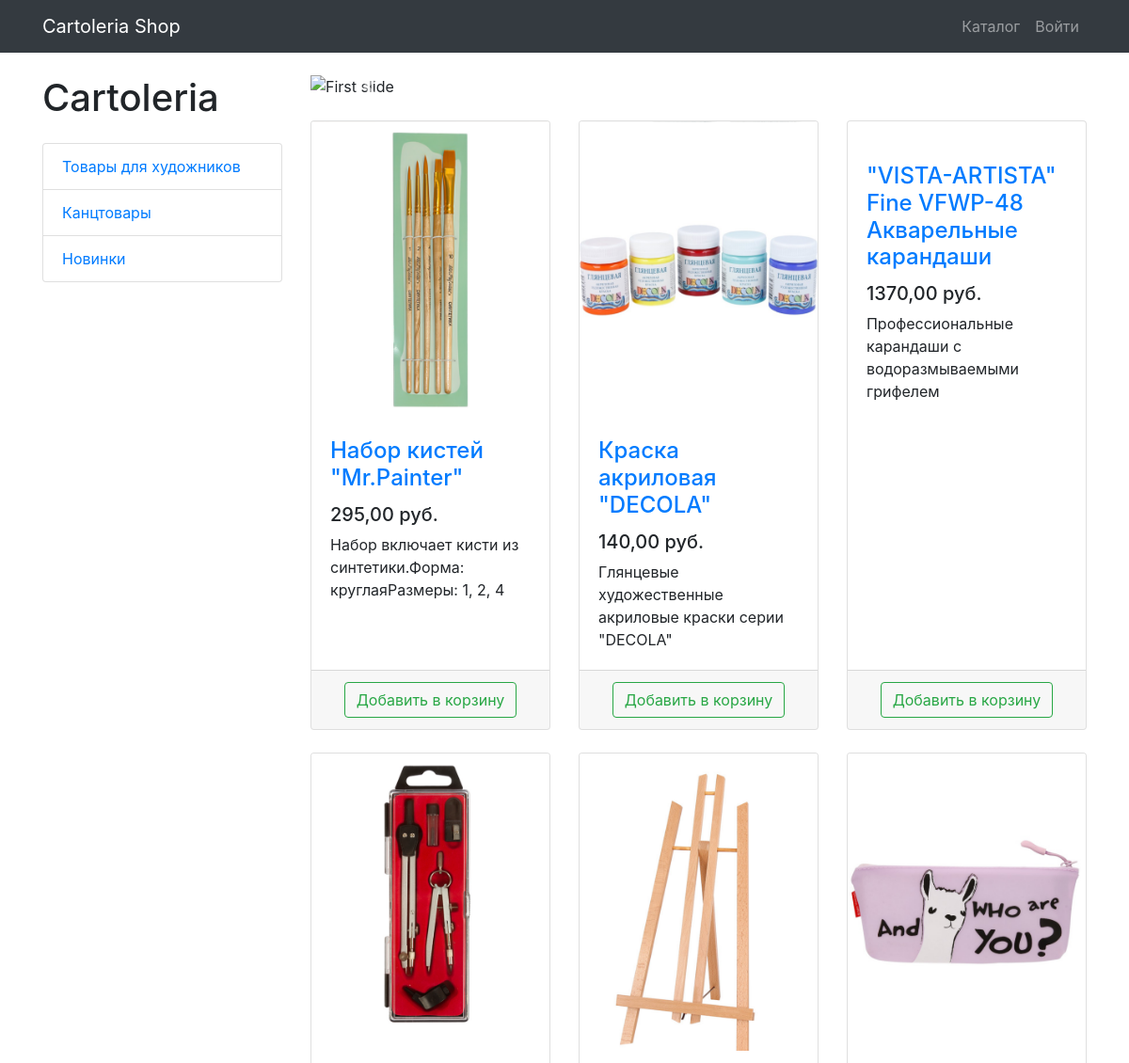
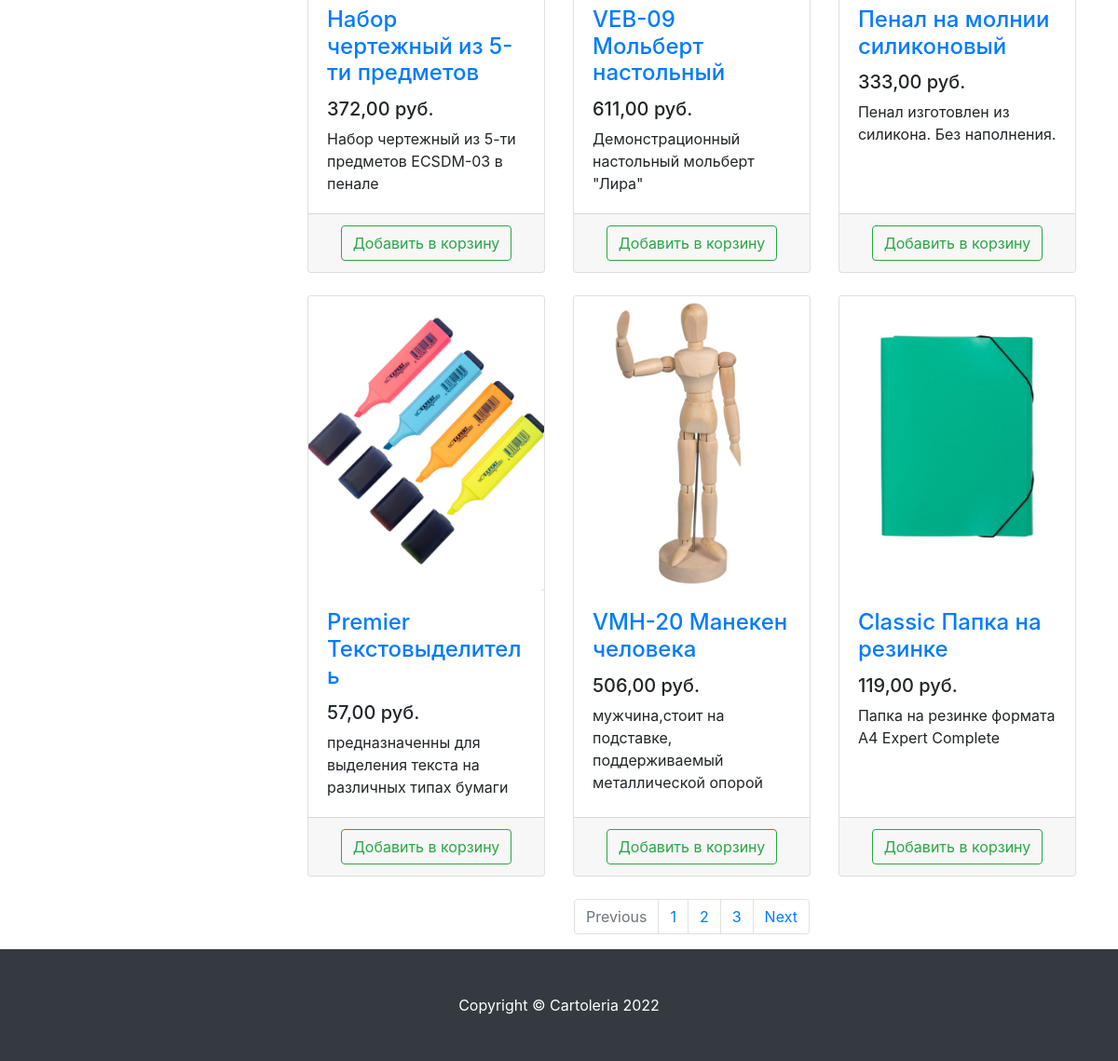
Screenshot of /products/ with the database file from the repository (2 pictures, top to bottom).
### products/models.py (models this page shows, shortened)
class ProductCategory(models.Model):  # категории товаров
    name = models.CharField(max_length=64, unique=True)
    description = models.TextField(blank=True)  # blank-поле может быть пустым
    class Meta:
        verbose_name_plural = 'Product Categories'

class Product(models.Model):  # описание продукта
    name = models.CharField(max_length=256)
    image = models.ImageField(upload_to='products_images', blank=True)
    description = models.TextField(blank=True)
    short_description = models.CharField(max_length=64, blank=True)
    price = models.DecimalField(max_digits=8, decimal_places=2, default=0)  # значение с запятой
    quantity = models.PositiveIntegerField(default=0)  # кол-во товаров не может быть отрицательным
    category = models.ForeignKey(ProductCategory,
                                 on_delete=models.CASCADE)  # что происходит с продуктами при удалении категории

### products/views.py (the view)
# urls.py: path('products/', include('products.urls', namespace='products')),
def products(request):
    context = {
        'tittle': 'Store - Магазин',
        'categories': ProductCategory.objects.all(),
        'products': Product.objects.all(),
    }
    return render(request, 'products/products.html', context)

### products/templates/products/products.html (shortened to what this page needs)
{% extends 'products/base.html' %}
{% load static%}
{% block css %}
    <link href="/static/css/products.css" rel="stylesheet">
{% endblock %}
{% block content %}
    <div class="container">
        <div class="row">
            <div class="col-lg-3">
                <h1 class="my-4">Cartoleria</h1>
                <div class="list-group">
                    {% for category in categories %}
                        <a href="#" class="list-group-item">{{ category.name }}</a>
                    {% endfor %}
                </div>
            </div>
            <div class="col-lg-9">
                <div id="carouselExampleIndicators" class="carousel slide my-4" data-ride="carousel">
                    <ol class="carousel-indicators">
                        <li data-target="#carouselExampleIndicators" data-slide-to="0" class="active"></li>
                        <li data-target="#carouselExampleIndicators" data-slide-to="1"></li>
                        <li data-target="#carouselExampleIndicators" data-slide-to="2"></li>
                    </ol>
                    <div class="carousel-inner" role="listbox">
                        <div class="carousel-item active">
                            <img class="d-block img-fluid" src="/static/vendor/img/slides/slide-1.png"
                                 alt="First slide">
                        </div>
                    </div>
                    <a class="carousel-control-prev" href="#carouselExampleIndicators" role="button" data-slide="prev">
                        <span class="carousel-control-prev-icon" aria-hidden="true"></span>
                    </a>
                    <a class="carousel-control-next" href="#carouselExampleIndicators" role="button" data-slide="next">
                        <span class="carousel-control-next-icon" aria-hidden="true"></span>
                    </a>
                </div>
                <div class="row">
                    {% for product in products %}
                        <div class="col-lg-4 col-md-6 mb-4">
                            <div class="card h-100">
                                <a href="#">
                                    <img class="card-img-top"
                                         src="/media/{{ product.image }}"
                                         alt="">
                                </a>
                                <div class="card-body">
                                    <h4 class="card-title">
                                        <a href="#">{{ product.name }}</a>
                                    </h4>
                                    <h5>{{ product.price }} руб.</h5>
                                    <p class="card-text">{{ product.short_description }}</p>
                                </div>
                                <div class="card-footer text-center">
                                    <button type="button" class="btn btn-outline-success">Добавить в корзину</button>
                                </div>
                            </div>
                        </div>
                    {% endfor %}
                </div>
                <nav aria-label="Page navigation example">
                    <ul class="pagination justify-content-center">
                        <li class="page-item disabled">
                            <a class="page-link" href="#" tabindex="-1" aria-disabled="true">Previous</a>
                        </li>
                        <li class="page-item"><a class="page-link" href="#">1</a></li>
                        <li class="page-item"><a class="page-link" href="#">2</a></li>
                        <li class="page-item"><a class="page-link" href="#">3</a></li>
                        <li class="page-item">
                            <a class="page-link" href="#">Next</a>
                        </li>
                    </ul>
                </nav>
            </div>
        </div>
    </div>
{% endblock %}
{% block footer %}
    <footer class="py-5 bg-dark">
        <div class="container">
            <p class="m-0 text-center text-white">Copyright &copy; Cartoleria 2022</p>
        </div>
    </footer>
{% endblock %}

### products/templates/products/base.html (shortened to what this page needs)
<!DOCTYPE html>
<html lang="en">
{% load static %}
<head>
    <link href="/static/vendor/bootstrap/css/bootstrap.min.css" rel="stylesheet">
    {% block css %} {% endblock %}
</head>
<body>
<nav class="navbar navbar-expand-lg navbar-dark bg-dark fixed-top">
    <div class="container">
        <a class="navbar-brand" href="{% url 'index' %}">Cartoleria Shop</a>
        <div class="collapse navbar-collapse" id="navbarResponsive">
            <ul class="navbar-nav ml-auto">
                <li class="nav-item">
                    <a class="nav-link" href="{% url 'products:index' %}">Каталог
                    </a>
                </li>
                {% if user.is_authenticated %}
                    <li class="nav-item">
                        <a class="nav-link" href="{% url 'users:profile' %}">{{ user.username }}
                            <i class="fas fa-user-circle"></i>
                        </a>
                    </li>
                    <li class="nav-item">
                        <a class="nav-link" href="{% url 'users:logout' %}">Выйти <i
                                class="fas fa-sign-out-alt"></i></a>
                    </li>
                {% else %}
                    <li class="nav-item">
                        <a class="nav-link" href="{% url 'users:login' %}">Войти </a>
                    </li>
                {% endif %}
            </ul>
        </div>
    </div>
</nav>
{% block content %} {% endblock %}
{% block footer %} {% endblock %}
</body>
</html>

### static/css/products.css (style rules this page uses)
body { padding-top: 56px; }

### rows the page displays
ProductCategory: name "Товары для художников"
ProductCategory: name "Канцтовары"
ProductCategory: name "Новинки"
Product: image (picture), name "Набор кистей \"Mr.Painter\"", price "295,00", short_description "Набор включает кисти из синтетики.Форма: круглаяРазмеры: 1, 2, 4"
Product: image (picture), name "Краска акриловая \"DECOLA\"", price "140,00", short_description "Глянцевые художественные акриловые краски серии \"DECOLA\""
Product: name "\"VISTA-ARTISTA\" Fine VFWP-48 Акварельные карандаши", price "1370,00", short_description "Профессиональные карандаши с водоразмываемыми грифелем"
Product: image (picture), name "Набор чертежный из 5-ти предметов", price "372,00", short_description "Набор чертежный из 5-ти предметов ECSDM-03 в пенале"
Product: image (picture), name "VEB-09 Мольберт настольный", price "611,00", short_description "Демонстрационный настольный мольберт \"Лира\""
Product: image (picture), name "Пенал на молнии силиконовый", price "333,00", short_description "Пенал изготовлен из силикона. Без наполнения."
Product: image (picture), name "Premier Текстовыделитель", price "57,00", short_description "предназначенны для выделения текста на различных типах бумаги"
Product: image (picture), name "VMH-20 Манекен человека", price "506,00", short_description "мужчина,стоит на подставке, поддерживаемый металлической опорой"
Product: image (picture), name "Classic Папка на резинке", price "119,00", short_description "Папка на резинке формата А4 Expert Complete"
